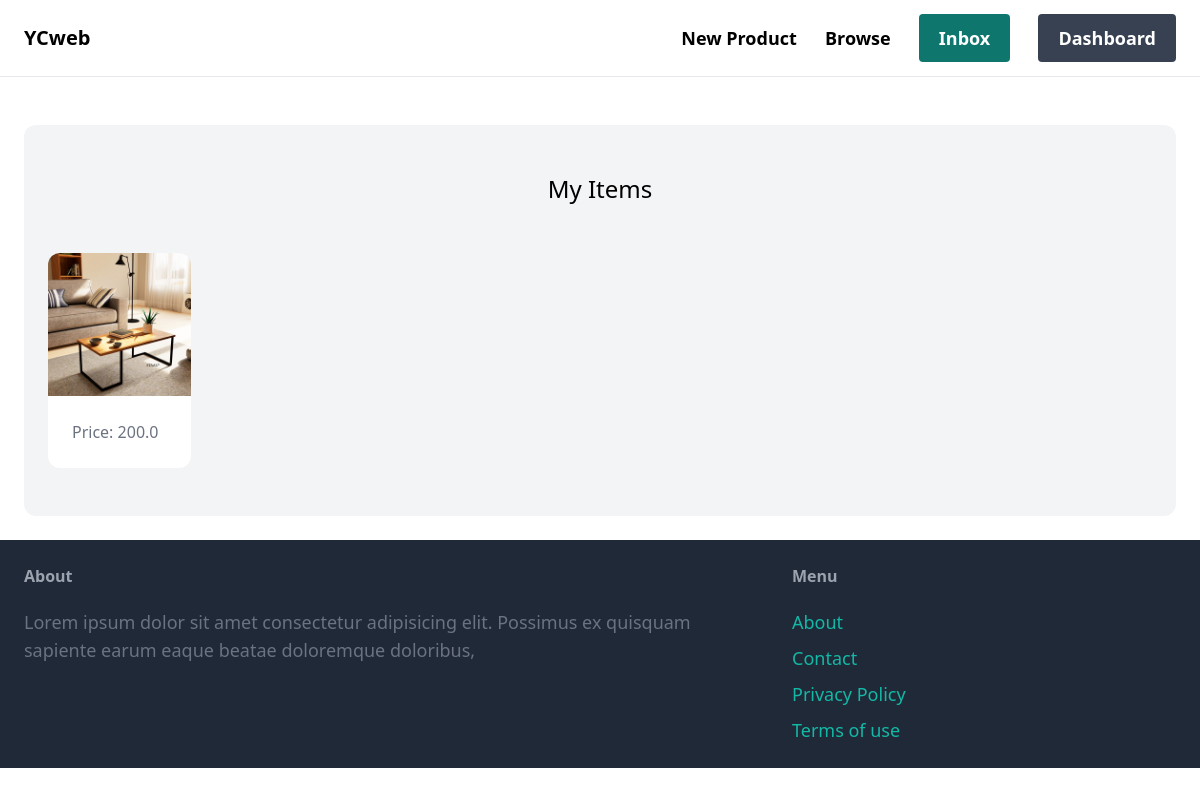
The app's page /dashboard/ (signed in), older data.
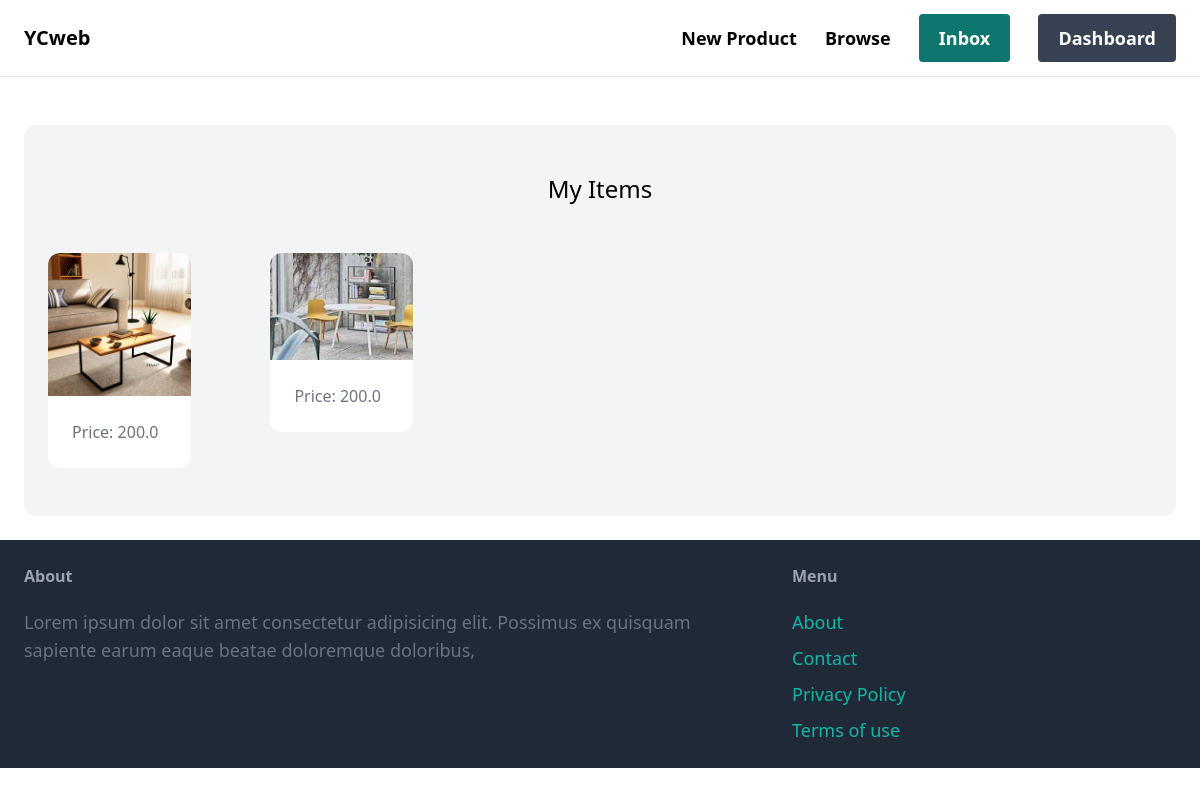
The same page, newer data.
### item/models.py (models this page shows, shortened)
class Item(models.Model):
    category = models.ForeignKey(Category, related_name='items', on_delete=models.CASCADE)
    name = models.CharField(max_length=255)
    description = models.TextField(blank=True, null=True)
    price = models.FloatField()
    image = models.ImageField(upload_to='item_images', blank=True, null=True)
    is_sold = models.BooleanField(default=False)
    created_by = models.ForeignKey(User, related_name='items', on_delete=models.CASCADE)
    created_at = models.DateTimeField(auto_now_add=True)

### dashboard/views.py (the view)
# urls.py: path('', views.index, name='index'),
@login_required
def index(request):
    items = Item.objects.filter(created_by=request.user)
    return render(request, 'dashboard/index.html', {
        'items': items,
    })

### dashboard/templates/dashboard/index.html (shortened to what this page needs)
{% extends 'core/base.html' %}
{% block content %}
<div class="mt-6 px-6 py-12 bg-gray-100 rounded-xl">
    <h2 class="mb-12 text-2xl text-center">My Items</h2>
    <div class="grid grid-cols-5 gap-2">
        {% for item in items %}
        <div>
            <a href="{% url 'item:detail' item.id %}">
                <div>
                    <img src="{{ item.image.url }}"class="rounded-t-xl w-2/3 h-auto">
                </div>
                <div class="p-6 bg-white rounded-b-xl w-2/3 h-auto">
                    <p class="text-gray-500">Price: {{ item.price }}</p>
                </div>
            </a>
        </div>
        {% endfor %}
    </div>
</div>
{%endblock%}

Row changes from the older to the newer data that the page shows:
added Item: image (picture), price "200.0"
